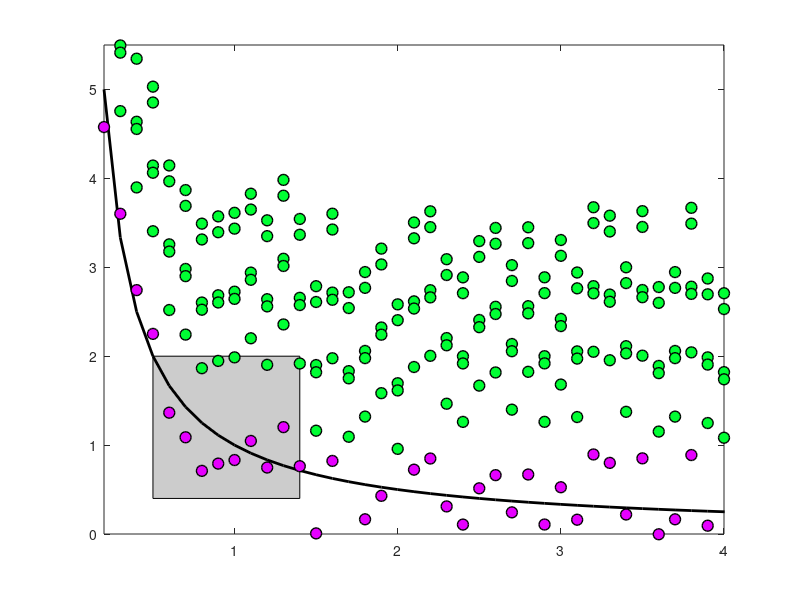

This chart was generated by the following MATLAB code:
clear all; close all; clc

x=0.2:0.1:5;
y=1./(x);

x2=0.2:0.1:5; n=length(x2);
y2=1./(x2) + 0.5*randn(1,n);

y3=y2+2*rand(5,1)+1;


fill([0.5 1.4 1.4 0.5],[0.4 0.4 2 2],[0.8 0.8 0.8])
hold on

plot(x,y,'k','Linewidth',[2])
axis([0.2 4 0 5.5])
% set(gca,'Xtick',[],'Ytick',[])

plot(x2,y3,'o','Linewidth',[1],'MarkerEdgeColor','k','MarkerFaceColor',[0 1 0.2],'MarkerSize',8)
plot(x2,y2,'o','Linewidth',[1],'MarkerEdgeColor','k','MarkerFaceColor',[0.9 0 1],'MarkerSize',8)
